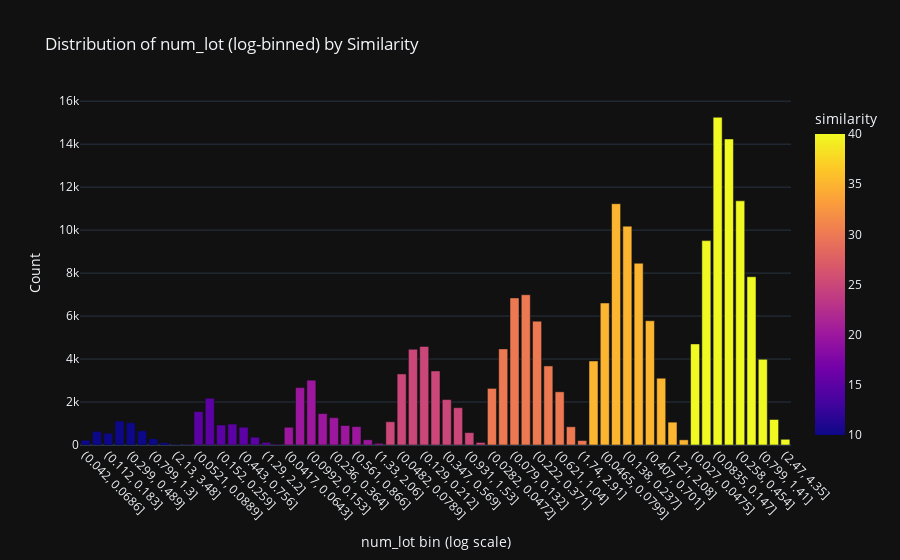

Here is the notebook cell this chart was saved with:
### Code cell
summary_df, plot_df = compute_numlot_summary_and_plot()

### Figure 1 — Plotly figure (JSON) as saved in the notebook; plotly's stock layout.template omitted (floating-point values rounded to 4 significant figures)
{"data": [{"alignmentgroup": "True", "hovertemplate": "num_lot bin (log scale)=%{x}<br>Count=%{y}<br>similarity=%{marker.color}<extra></extra>", "legendgroup": "", "marker": {"color": [10, 10, 10, 10, 10, 10, 10, 10, 10, 15, 15, 15, 15, 15, 15, 15, 15, 15, 20, 20, 20, 20, 20, 20, 20, 20, 20, 25, 25, 25, 25, 25, 25, 25, 25, 25, 30, 30, 30, 30, 30, 30, 30, 30, 30, 35, 35, 35, 35, 35, 35, 35, 35, 35, 40, 40, 40, 40, 40, 40, 40, 40, 40], "coloraxis": "coloraxis", "pattern": {"shape": ""}}, "name": "", "offsetgroup": "", "orientation": "v", "showlegend": false, "textposition": "auto", "type": "bar", "x": ["(0.042, 0.0686]", "(0.0686, 0.112]", "(0.112, 0.183]", "(0.183, 0.299]", "(0.299, 0.489]", "(0.489, 0.799]", "(0.799, 1.3]", "(1.3, 2.13]", "(2.13, 3.48]", "(0.0305, 0.0521]", "(0.0521, 0.0889]", "(0.0889, 0.152]", "(0.152, 0.259]", "(0.259, 0.443]", "(0.443, 0.756]", "(0.756, 1.29]", "(1.29, 2.2]", "(2.2, 3.76]", "(0.0417, 0.0643]", "(0.0643, 0.0992]", "(0.0992, 0.153]", "(0.153, 0.236]", "(0.236, 0.364]", "(0.364, 0.561]", "(0.561, 0.866]", "(0.866, 1.33]", "(1.33, 2.06]", "(0.0294, 0.0482]", "(0.0482, 0.0789]", "(0.0789, 0.129]", "(0.129, 0.212]", "(0.212, 0.347]", "(0.347, 0.569]", "(0.569, 0.931]", "(0.931, 1.53]", "(1.53, 2.5]", "(0.0282, 0.0472]", "(0.0472, 0.079]", "(0.079, 0.132]", "(0.132, 0.222]", "(0.222, 0.371]", "(0.371, 0.621]", "(0.621, 1.04]", "(1.04, 1.74]", "(1.74, 2.91]", "(0.027, 0.0465]", "(0.0465, 0.0799]", "(0.0799, 0.138]", "(0.138, 0.237]", "(0.237, 0.407]", "(0.407, 0.701]", "(0.701, 1.21]", "(1.21, 2.08]", "(2.08, 3.57]", "(0.027, 0.0475]", "(0.0475, 0.0835]", "(0.0835, 0.147]", "(0.147, 0.258]", "(0.258, 0.454]", "(0.454, 0.799]", "(0.799, 1.41]", "(1.41, 2.47]", "(2.47, 4.35]"], "xaxis": "x", "y": [222, 635, 548, 1118, 1036, 660, 287, 105, 33, 21, 1553, 2175, 930, 974, 827, 362, 119, 35, 825, 2671, 3016, 1462, 1270, 906, 856, 243, 78, 1082, 3307, 4452, 4586, 3445, 2115, 1736, 575, 118, 2634, 4473, 6846, 6993, 5763, 3679, 2475, 848, 206, 3910, 6607, 11230, 10186, 8458, 5784, 3108, 1063, 240, 4705, 9512, 15253, 14244, 11364, 7830, 3988, 1187, 266], "yaxis": "y"}], "layout": {"barmode": "group", "coloraxis": {"colorbar": {"title": {"text": "similarity"}}, "colorscale": [[0, "#0d0887"], [0.1111, "#46039f"], [0.2222, "#7201a8"], [0.3333, "#9c179e"], [0.4444, "#bd3786"], [0.5556, "#d8576b"], [0.6667, "#ed7953"], [0.7778, "#fb9f3a"], [0.8889, "#fdca26"], [1, "#f0f921"]]}, "legend": {"tracegroupgap": 0}, "title": {"text": "Distribution of num_lot (log-binned) by Similarity"}, "xaxis": {"anchor": "y", "domain": [0, 1], "tickangle": 45, "title": {"text": "num_lot bin (log scale)"}}, "yaxis": {"anchor": "x", "domain": [0, 1], "title": {"text": "Count"}}}}
